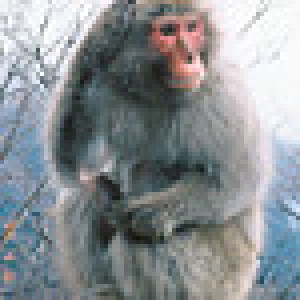
#> input picture animalai_data/monkey/5610331.jpg, 75 x 75 px (shown 4 times larger)
$ jupyter execute --allow-errors animal_gen_data_1106.ipynb
#> lines starting #> are read from the running program, lines starting #| are printed output that depends on the picture
[cell 1]
from PIL import Image
import os, glob
import numpy as np
# from sklearn import cross_validation
from sklearn import model_selection

classes = ["monkey","boar","crow"]
num_classes = len(classes)
image_size = 50

# 画像の読み込み

X = []
Y = []
for index, classlabel in enumerate(classes):
    photos_dir = "./animalai_data/" + classlabel
    files = glob.glob(photos_dir + "/*.jpg")
    for i, file in enumerate(files):
        if i >= 200: break
        image = Image.open(file)
#> image is the input picture: PIL image 75x75 RGB; mean R, G, B 139, 144.2, 147.5
        image = image.convert("RGB")
        image = image.resize((image_size, image_size))
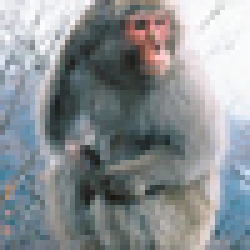
#> image: PIL image 50x50 RGB (shown 5 times larger); mean R, G, B 139, 144.2, 147.5
        data = np.asarray(image)
        X.append(data)
        Y.append(index)
#> pass 2 of the loop `for index, classlabel in enumerate(classes):`:
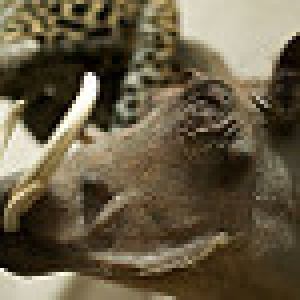
#> input picture animalai_data/boar/36025158.jpg, 75 x 75 px (shown 4 times larger)
#> image is the input picture: PIL image 75x75 RGB; mean R, G, B 102.5, 91.4, 68.7
#> `image = image.resize((image_size, image_size))`:
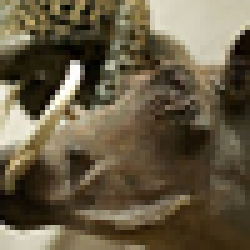
#> image: PIL image 50x50 RGB (shown 5 times larger); mean R, G, B 102.5, 91.4, 68.7
#> pass 3 of the loop `for index, classlabel in enumerate(classes):`:
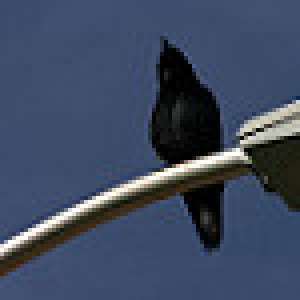
#> input picture animalai_data/crow/269039.jpg, 75 x 75 px (shown 4 times larger)
#> image is the input picture: PIL image 75x75 RGB; mean R, G, B 62.3, 73.9, 96.7
#> `image = image.resize((image_size, image_size))`:
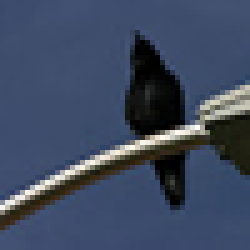
#> image: PIL image 50x50 RGB (shown 5 times larger); mean R, G, B 62.3, 74, 96.7

X = np.array(X)
Y = np.array(Y)

X_train, X_test, y_train, y_test = model_selection.train_test_split(X, Y)
#> y_train = [1, 0]; y_test = [2]
xy = (X_train, X_test, y_train, y_test)
#> (the rest of this cell did not finish here and is left out)

#> (a cell that did not finish here is left out)

#> (a cell that did not finish here is left out)

[cell 4]
len(X_test)
#> Out = 1

[cell 5]
len(y_train)
#> Out = 2

[cell 6]
len(y_test)
#> Out = 1

#> (a cell that did not finish here is left out)

#> (a cell that did not finish here is left out)

[cell 9]
X_train.shape
#> Out = (2, 50, 50, 3)

[cell 10]
X_train.shape[1:]
#> Out = (50, 50, 3)
